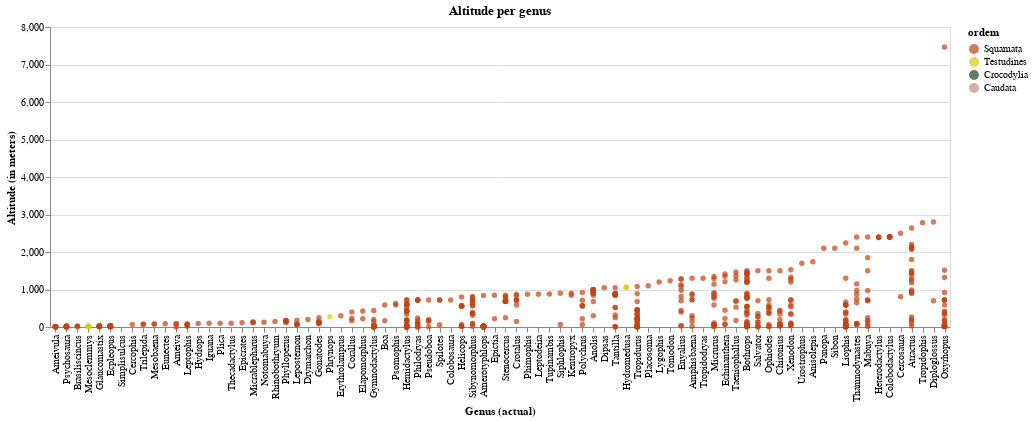

The code cell stored with this chart in its notebook:
### Code cell
# ordering x-axis per mean altitude
temp = alt.Chart(teste, title='Altitude per genus',
                width= 900).mark_circle().encode(
    x = alt.X('genero_atual', type='nominal', title='Genus (actual)',
             sort=alt.EncodingSortField('altitude', op="max", order="ascending")),
    y = alt.Y('altitude', type='quantitative', title='Altitude (in meters)'),
    color = alt.Color('ordem', scale= alt.Scale(domain=ordens, range=cores)),
    tooltip = alt.Tooltip(['ordem', 'genero_atual', 'altitude'])
)

# temp.save('./graphs/altitude/altitude_per_genus.html')
temp

### Figure 1 — Vega-Lite specification as saved in the notebook (floating-point values rounded to 4 significant figures; data arrays with more than 128 entries replaced by an {"elided": "..."} marker saying what was removed)
{"config": {"view": {"continuousWidth": 400, "continuousHeight": 300}}, "data": {"name": "data-a32bacdc1cfe10c4f264604b532397e7"}, "mark": "circle", "encoding": {"color": {"type": "nominal", "field": "ordem", "scale": {"domain": ["Squamata", "Testudines", "Crocodylia", "Caudata"], "range": ["#BF4417", "#D9CB0B", "#284021", "#BF8D7A"]}}, "tooltip": [{"type": "nominal", "field": "ordem"}, {"type": "nominal", "field": "genero_atual"}, {"type": "quantitative", "field": "altitude"}], "x": {"type": "nominal", "field": "genero_atual", "sort": {"field": "altitude", "op": "max", "order": "ascending"}, "title": "Genus (actual)"}, "y": {"type": "quantitative", "field": "altitude", "title": "Altitude (in meters)"}}, "title": "Altitude per genus", "width": 900, "$schema": "https://vega.github.io/schema/vega-lite/v4.8.1.json", "datasets": {"data-a32bacdc1cfe10c4f264604b532397e7": {"elided": "647 records"}}}
